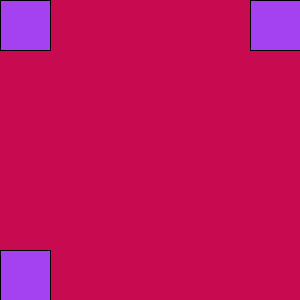
Frame 1 (no input)
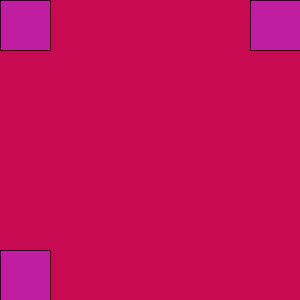
Frame 60 (the mouse pressed at the canvas centre just before this capture)
Frame 120 (the mouse held since frame 60 and released just before this capture): identical to frame 60, image omitted

The Processing sketch that drew these frames (run headless with seeded random() and noise(); from frame 60 on, the mouse is pressed at the canvas centre):

// Processing sketch: processing_91677
// ── processing_91677.pde

int [] Position = {5,5,0,0,0}; //I messed around with the Array and I made them 0 to set the squares to the corners and 5 so both of the ellipse start inside the square.

void setup()
{
size (300,300);
background(200,10,80);
}

void draw()
{
  if((mouseX<20) || (mouseX>width-20)|| (mouseY>height-20))
  {
    int Speed1=10;//speed i want the ellipse to move
    int Speed2 = 10;
    frameRate(20); //make the colours flash slower
    float r,g,b;
    r=random(255);
    g=random(255);
    b=random(255);
    background(200,10,80);
    fill(r,g,b); //flash random colours
    ellipse(Position[0],20,30,30);
    ellipse(20,Position[1],30,30);
    rect(Position[2],Position[3],50,50);//I used the Array Positions as 0 to set the square locations.
    rect(Position[4],height-50,50,50); 
    rect(width-50,Position[2],50,50);
    
    Position[0]=Position[0] + Speed1; //make the ellipse move.
    Position[1]=Position[1] + Speed2;

    if (Position[0] > width) //setting the position to 0 will get the ball to restart.
    Position[0] = 0;
    
    if (Position[1] > height)
    Position[1] = 0;
    
  }
}
